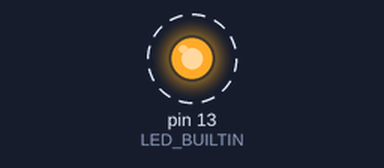
A sketch run on a simulated Arduino Uno, built with avr-gcc and run on an emulated ATmega328P. Parts: output pins drawn as LEDs (lit = HIGH). Dashed ring = blinking. What the sketch prints to the serial monitor is not drawn.

Above: at 0.12 s.
Timing chart, 0 to 3.0 s (numbered marks = the images above):
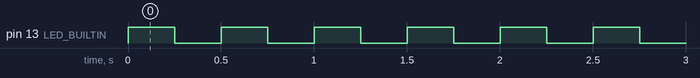

Measured:
- by itself, pin 13 (LED_BUILTIN): alternates HIGH for 0.25 s and LOW for 0.25 s

The sketch:

Simple_Blink.ino
```cpp
uint32_t count = 0;
#define LED_GPIO PD4
#define ON_BOARD_LED PB5

void setup() {
    Serial.begin(9600);
    while (!Serial);  // Wait for Serial Monitor to open, i.e. unless the serial monitor is open get stuck in while loop
    Serial.println("MCU has been reset!");
    pinMode(LED_BUILTIN, OUTPUT);
}

void loop() {
    count++;
    Serial.print("In the Loop ");Serial.print(count);Serial.println(" time!");

    digitalWrite(LED_BUILTIN, HIGH);
    // if(digitalRead(LED_BUILTIN))
    // {
    //   Serial.println("LED is ON!");
    // }
    delay(250);
    digitalWrite(LED_BUILTIN, LOW);
    // if(digitalRead(!LED_BUILTIN))
    // {
    //   Serial.println("LED is OFF!");
    // }
    delay(250);
}
```
